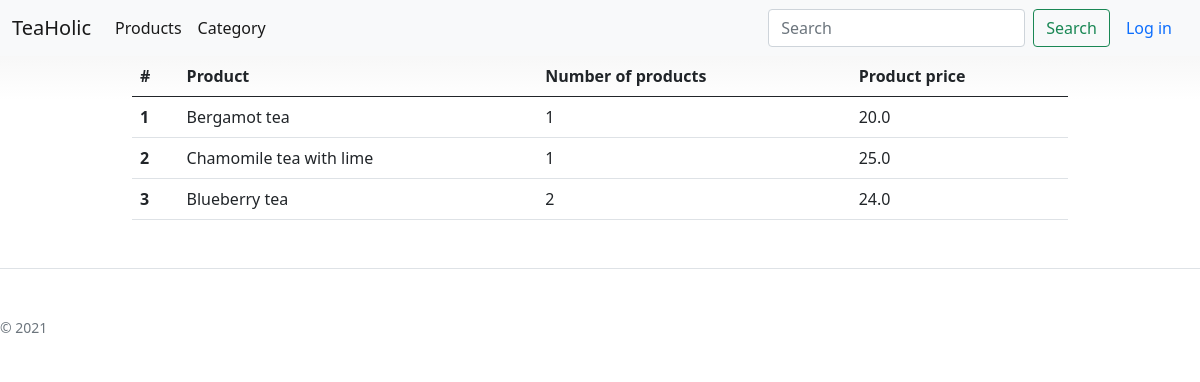
/order/4/detail, run on the app's committed database.
### bboard/models.py (models this page shows)
class OrderLine(models.Model):
    id_cart = models.ForeignKey(Cart, on_delete=models.CASCADE, blank=True, null=True)
    product =models.ForeignKey(Product, on_delete=models.CASCADE)
    number_of_products = models.IntegerField()
    product_price = models.FloatField()
    id_order = models.ForeignKey(Order, on_delete=models.CASCADE, blank=True, null=True)

class Product(models.Model):
    name = models.CharField(max_length=255)
    description = models.TextField(max_length=500)
    amount = models.IntegerField()
    price = models.FloatField()
    thumbnail = models.ImageField()
    id_category = models.ForeignKey(Category, on_delete=models.CASCADE)
    id_product_type = models.ForeignKey(ProductType, on_delete=models.CASCADE)
    id_author = models.ForeignKey(Author, on_delete=models.CASCADE)

### bboard/views.py (the view)
# urls.py: path('order/<int:id>/detail', views.order_details, name = 'order_details'),
def order_details(request, id):
    order = Order.objects.get(id = id)
    order_lines = OrderLine.objects.filter(id_order= order)
    user = get_userprofile(request)
    return render(request, 'bboard/basis/order/order_details.html', {'user': user, 'order_lines': order_lines})

### bboard/services/services.py (called while the page is built)
def get_userprofile(request):
    if request.user.is_authenticated:
        user = request.user
        user_profile = UserProfile.objects.get(user=user)
        return user_profile
    else:
        return None

### bboard/templates/bboard/basis/order/order_details.html
{% extends "bboard/basis/base.html" %}
{% block content %}
<div class="container">
    <table class="table">
        <thead>
        <tr>
            <th scope="col">#</th>
            <th scope="col">Product</th>
            <th scope="col">Number of products</th>
            <th scope="col">Product price</th>
        </tr>
        </thead>
        <tbody>
{% for line in order_lines  %}
        <tr>
            <th scope="row">{{ forloop.counter }}
</th>
            <td >{{ line.product.name}}</td>
            <td >{{ line.number_of_products}}</td>
            <td >{{ line.product_price}}</td>
        </tr>
{% endfor %}
        </tbody>
    </table>
</div>
{% endblock %}

### bboard/static/bboard/css/pricing.css (style rules this page uses)
body { background-image: linear-gradient(180deg, #eee, #fff 100px, #fff); }
.container { max-width: 960px; }

### data on the page
OrderLine: product.name "Bergamot tea", number_of_products "1", product_price "20.0"
OrderLine: product.name "Chamomile tea with lime", number_of_products "1", product_price "25.0"
OrderLine: product.name "Blueberry tea", number_of_products "2", product_price "24.0"
